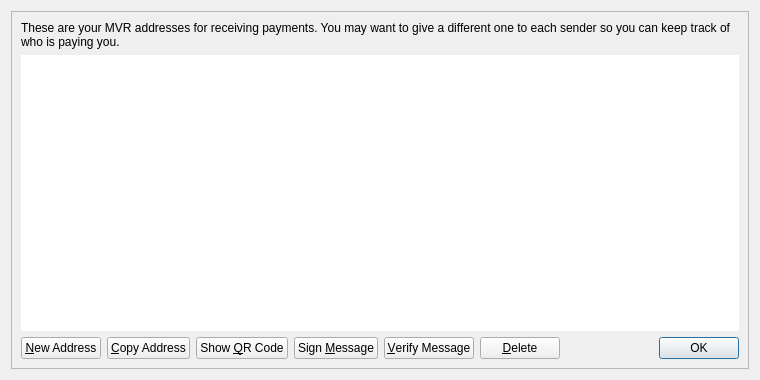
<?xml version="1.0" encoding="UTF-8"?>
<ui version="4.0">
 <class>AddressBookPage</class>
 <widget class="QWidget" name="AddressBookPage">
  <property name="geometry">
   <rect>
    <x>0</x>
    <y>0</y>
    <width>760</width>
    <height>380</height>
   </rect>
  </property>
  <property name="windowTitle">
   <string>Address Book</string>
  </property>
  <layout class="QVBoxLayout" name="verticalLayout_2">
   <item>
    <widget class="QFrame" name="frameMain">
     <property name="frameShape">
      <enum>QFrame::StyledPanel</enum>
     </property>
     <property name="frameShadow">
      <enum>QFrame::Raised</enum>
     </property>
     <layout class="QVBoxLayout" name="verticalLayout">
      <item>
       <widget class="QLabel" name="labelExplanation">
        <property name="text">
         <string>These are your MVR addresses for receiving payments. You may want to give a different one to each sender so you can keep track of who is paying you.</string>
        </property>
        <property name="textFormat">
         <enum>Qt::PlainText</enum>
        </property>
        <property name="wordWrap">
         <bool>true</bool>
        </property>
       </widget>
      </item>
      <item>
       <widget class="QTableView" name="tableView">
        <property name="contextMenuPolicy">
         <enum>Qt::CustomContextMenu</enum>
        </property>
        <property name="toolTip">
         <string>Double-click to edit address or label</string>
        </property>
        <property name="frameShape">
         <enum>QFrame::NoFrame</enum>
        </property>
        <property name="tabKeyNavigation">
         <bool>false</bool>
        </property>
        <property name="alternatingRowColors">
         <bool>true</bool>
        </property>
        <property name="selectionMode">
         <enum>QAbstractItemView::SingleSelection</enum>
        </property>
        <property name="selectionBehavior">
         <enum>QAbstractItemView::SelectRows</enum>
        </property>
        <property name="sortingEnabled">
         <bool>true</bool>
        </property>
        <attribute name="verticalHeaderVisible">
         <bool>false</bool>
        </attribute>
       </widget>
      </item>
      <item>
       <layout class="QHBoxLayout" name="horizontalLayout">
        <item>
         <widget class="QPushButton" name="newAddressButton">
          <property name="toolTip">
           <string>Create a new address</string>
          </property>
          <property name="text">
           <string>&amp;New Address</string>
          </property>
          <property name="icon">
           <iconset resource="../bitcoin.qrc">
            <normaloff>:/icons/add</normaloff>:/icons/add</iconset>
          </property>
         </widget>
        </item>
        <item>
         <widget class="QPushButton" name="copyToClipboard">
          <property name="toolTip">
           <string>Copy the currently selected address to the system clipboard</string>
          </property>
          <property name="text">
           <string>&amp;Copy Address</string>
          </property>
          <property name="icon">
           <iconset resource="../bitcoin.qrc">
            <normaloff>:/icons/editcopy</normaloff>:/icons/editcopy</iconset>
          </property>
         </widget>
        </item>
        <item>
         <widget class="QPushButton" name="showQRCode">
          <property name="text">
           <string>Show &amp;QR Code</string>
          </property>
          <property name="icon">
           <iconset resource="../bitcoin.qrc">
            <normaloff>:/icons/qrcode</normaloff>:/icons/qrcode</iconset>
          </property>
         </widget>
        </item>
        <item>
         <widget class="QPushButton" name="signMessage">
          <property name="toolTip">
           <string>Sign a message to prove you own a MVR address</string>
          </property>
          <property name="text">
           <string>Sign &amp;Message</string>
          </property>
          <property name="icon">
           <iconset resource="../bitcoin.qrc">
            <normaloff>:/icons/edit</normaloff>:/icons/edit</iconset>
          </property>
         </widget>
        </item>
        <item>
         <widget class="QPushButton" name="verifyMessage">
          <property name="toolTip">
           <string>Verify a message to ensure it was signed with a specified MVR address</string>
          </property>
          <property name="text">
           <string>&amp;Verify Message</string>
          </property>
          <property name="icon">
           <iconset resource="../bitcoin.qrc">
            <normaloff>:/icons/transaction_0</normaloff>:/icons/transaction_0</iconset>
          </property>
         </widget>
        </item>
        <item>
         <widget class="QPushButton" name="deleteButton">
          <property name="toolTip">
           <string>Delete the currently selected address from the list</string>
          </property>
          <property name="text">
           <string>&amp;Delete</string>
          </property>
          <property name="icon">
           <iconset resource="../bitcoin.qrc">
            <normaloff>:/icons/remove</normaloff>:/icons/remove</iconset>
          </property>
         </widget>
        </item>
        <item>
         <spacer name="horizontalSpacer">
          <property name="orientation">
           <enum>Qt::Horizontal</enum>
          </property>
          <property name="sizeHint" stdset="0">
           <size>
            <width>40</width>
            <height>20</height>
           </size>
          </property>
         </spacer>
        </item>
        <item>
         <widget class="QDialogButtonBox" name="buttonBox">
          <property name="sizePolicy">
           <sizepolicy hsizetype="Maximum" vsizetype="Fixed">
            <horstretch>0</horstretch>
            <verstretch>0</verstretch>
           </sizepolicy>
          </property>
          <property name="standardButtons">
           <set>QDialogButtonBox::Ok</set>
          </property>
         </widget>
        </item>
       </layout>
      </item>
     </layout>
    </widget>
   </item>
  </layout>
 </widget>
 <resources>
  <include location="../bitcoin.qrc"/>
 </resources>
 <connections/>
</ui>
